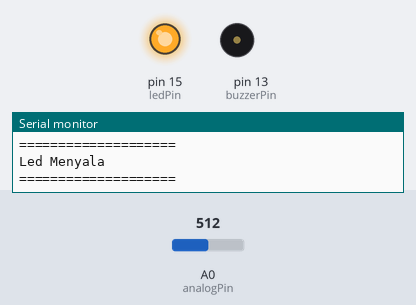
The sketch below on a simulated Arduino Uno, built with avr-gcc and run on an emulated ATmega328P. Shown: output pins drawn as LEDs (lit = HIGH), buzzer (waves = sounding, pin HIGH), the last lines printed to the serial monitor. Inputs (shaded band) come from the test bench; at power-on: A0 (analogPin) = 512.

Above: at 1.8 s.
1.9 s: A0 (analogPin) set to 500
At 2.8 s:
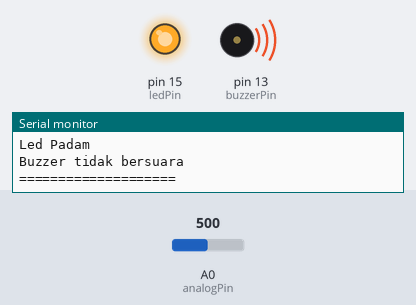
3.5 s: A0 (analogPin) set to 0
Timing chart, 0 to 6.5 s (numbered marks = the images above; inputs shaded):
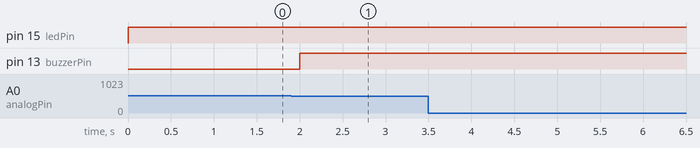

Measured:
- the behaviour switches between 512 and 511 on A0 (analogPin) (found by bisection; images 0 and 1)
- after the input at 1.9 s, pin 13 (buzzerPin): LOW → HIGH after 0.10 s

The sketch:

potensio_led_buz.ino
```cpp
const int analogPin = A0;  // Pin ADC0 = A0
int sensorValue = 0;  // value read from the pot

const int buzzerPin = 13; //pin D7
const int ledPin = 15; //pin D8

void setup() {
  // initialize serial communication at 115200
  Serial.begin(115200);
  pinMode(buzzerPin, OUTPUT);
  pinMode(ledPin, OUTPUT);
}

void loop() {
  // read the analog in value
  sensorValue = analogRead(analogPin);
  // print the readings in the Serial Monitor
  Serial.println("sensor = " + sensorValue);

  if (sensorValue >= 512) {
    digitalWrite(ledPin, HIGH);
    Serial.println("Led Menyala");
  } else if (sensorValue >= 768){
    digitalWrite(ledPin, HIGH);
    Serial.println("Led Menyala");
    digitalWrite(buzzerPin, HIGH);
    Serial.println("Buzzer bersuara");
  } else {
    digitalWrite(ledPin, HIGH);
    Serial.println("Led Padam");
    digitalWrite(buzzerPin, HIGH);
    Serial.println("Buzzer tidak bersuara");
  }

  Serial.println("====================");
  delay(1000);

}
```
